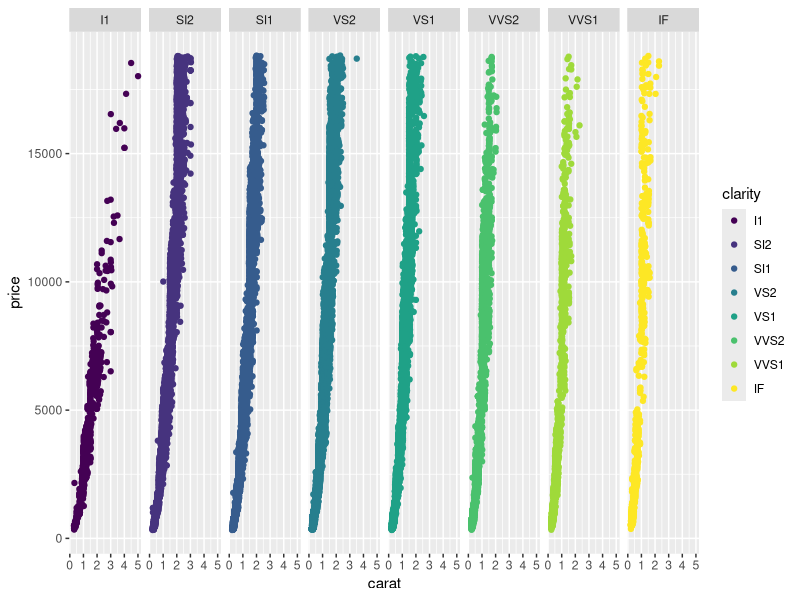

The R source for this figure:
# we can activate and deactivate a package in the
# current R session in the Packages tab, browser to package page,
# remove a package

install.packages("ggplot2")

library("ggplot2")

?qplot
?ggplot
?diamonds

typeof(diamonds)

qplot(data=diamonds, carat, price, colour=clarity, facets=.~clarity)
